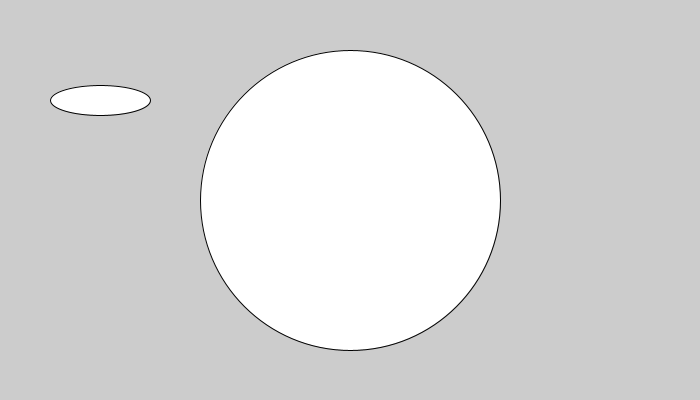
Frame 1 (no input)
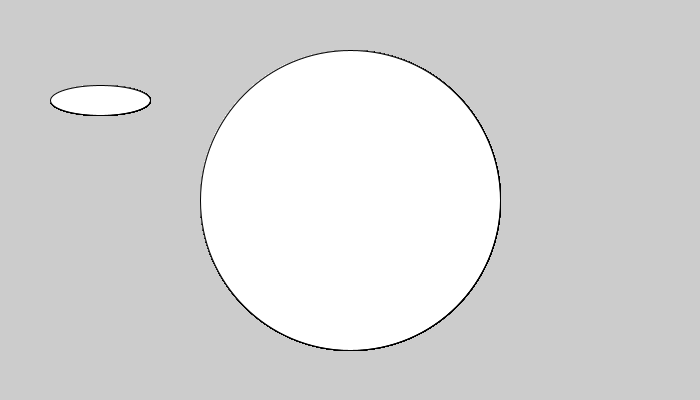
Frame 60 (the mouse pressed at the canvas centre just before this capture)
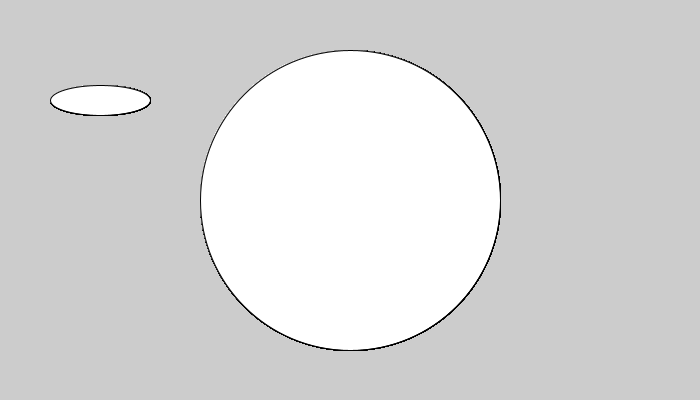
Frame 120 (the mouse held since frame 60 and released just before this capture)

The Processing sketch that drew these frames (run headless with seeded random() and noise(); from frame 60 on, the mouse is pressed at the canvas centre):

// Processing sketch: Hello_World
// ── Hello_World.pde
//Global Variables
int appWidth, appHeight;
//
void setup() {
  //Declaring Display Geometry: landscape, square, portrait
  size(700, 400); //Able to deploy with fullScreen();
  //fullScreen();
  appWidth = width;
  appHeight = height;
  //Concatenation: , or + (i.e space)
  println("\t\t\tWidth="+width, "\tHeight="+height);
  println("Display Monitor:", "\twidth:"+displayWidth, "\theight:"+displayHeight);
  //
  String ls="Landscape or Square", p="portrait", DO="Display Orientation", instruct="Bru, turn your phun";
  //
  if ( appWidth < appHeight ) { //Declaring Landscape & square
    println(instruct);
  } else {
    println("Display: Good to Go");
    if ( appWidth > displayWidth ) { //Fitting CANVAS into Monitor Display
      appWidth=0;
      appHeight=0;
      println("STOP, is broken");
    } else {
      //Empty ELSE
    }
  }
} //End setup
//
void draw() {
  ellipse(350, 200, 300, 300); 
    ellipse(100, 100, 100, 30);
  //a  (float)  x-coordinate of the ellipse
//b  (float)  y-coordinate of the ellipse
//c  (float)  width of the ellipse by default
//d  (float)  height of the ellipse by default
} //End draw
//
void keyPressed() {
} //End keyPressed
//
void mousePressed() {
} //End mousePressed
//
// End Main Program
